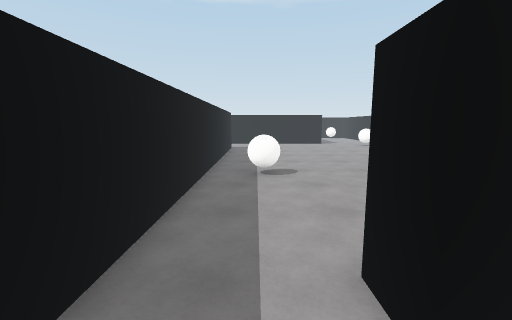
View 1 (above)

22 first-person views from a walk through a Unity game level. The camera is 1.5 m above the floor, tilts 8° down and sees 90° across. The floor is counted in squares, 1 m on a side. Each view is taken from the middle of a square. On the plan, view 1 faces up. The plan holds only what a view shows up to about 13 squares ahead; the rest is blank. The place goes on beyond the plan. The player is left out. Surface patterns are stand-ins for the level's own textures.

View 2
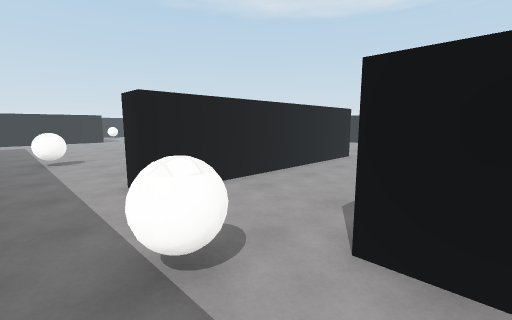

View 3
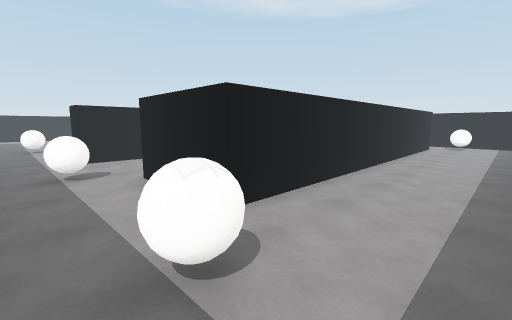

View 4
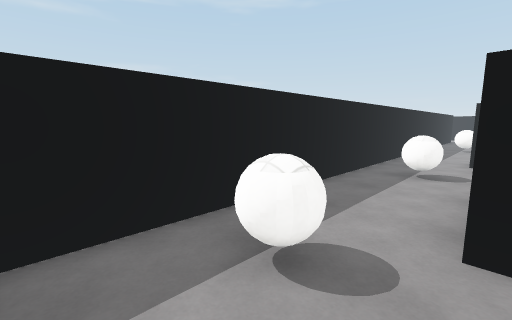

View 5
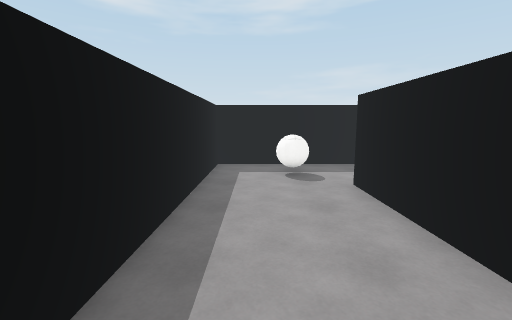

View 6
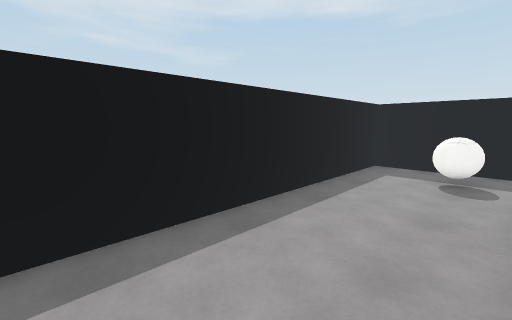

View 7
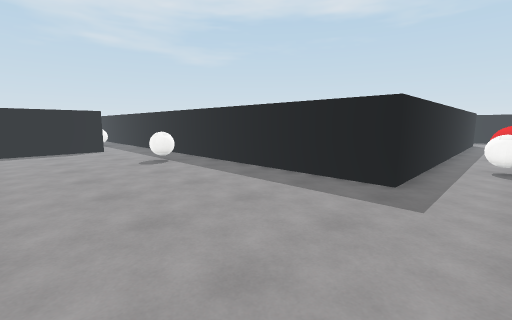

View 8
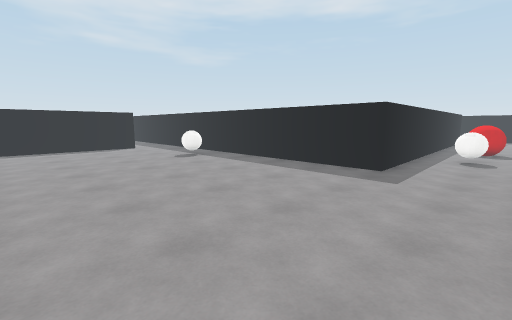

View 9
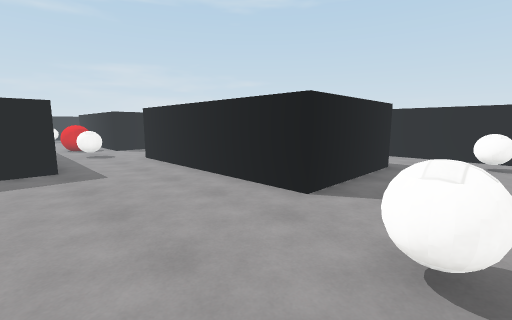

View 10
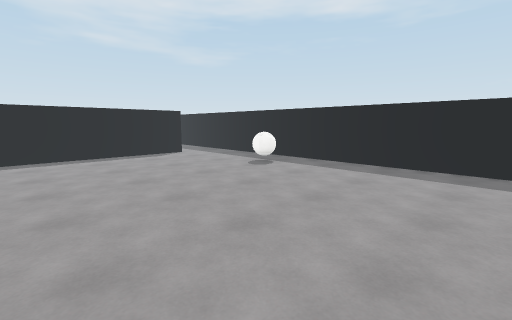

View 11
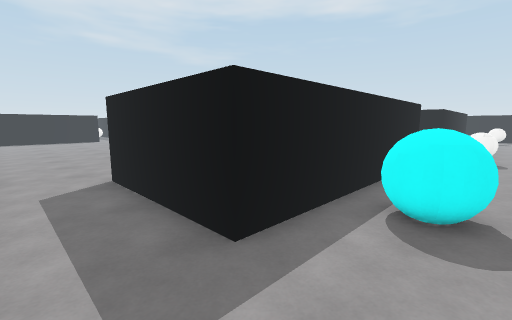

View 12
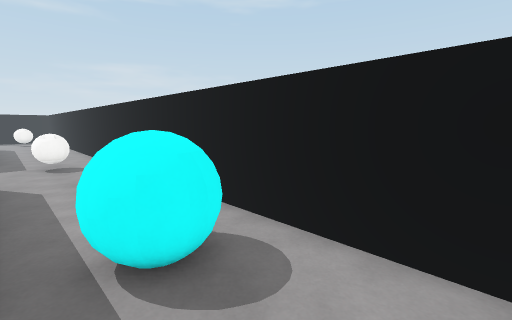

View 13
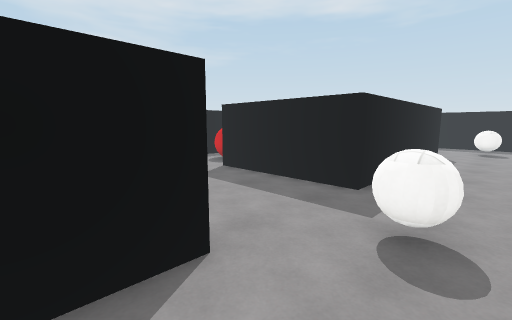

View 14
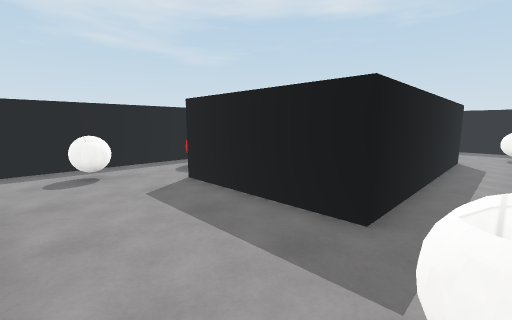

View 15
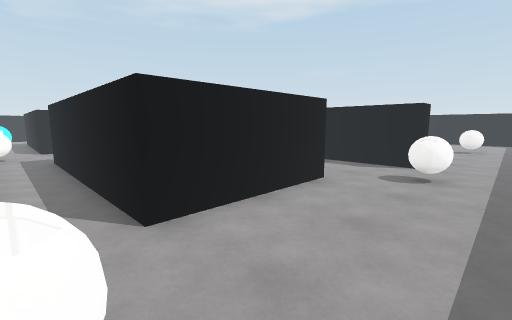

View 16
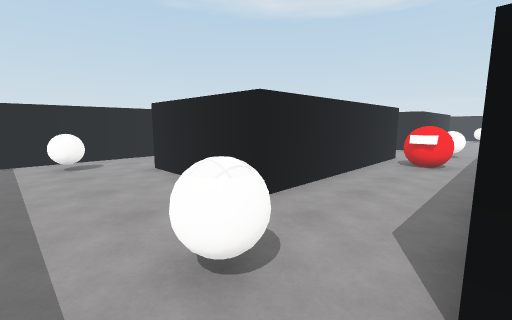

View 17
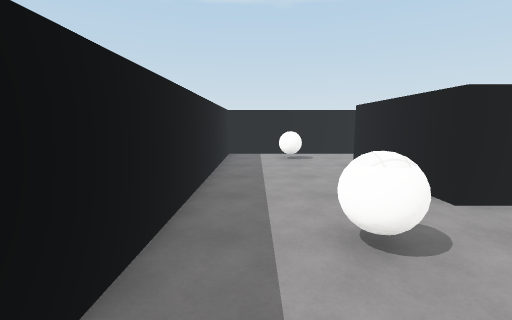

View 18
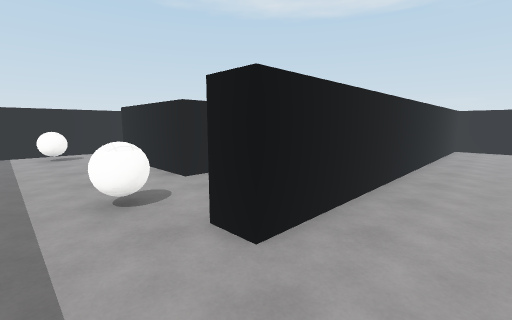

View 19
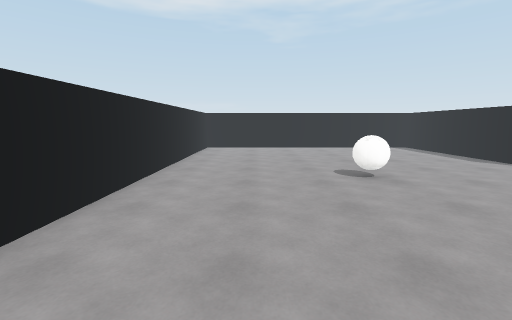

View 20
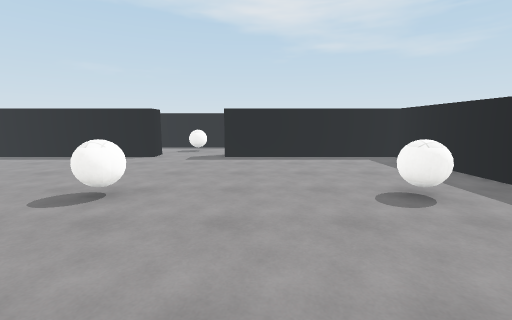

View 21
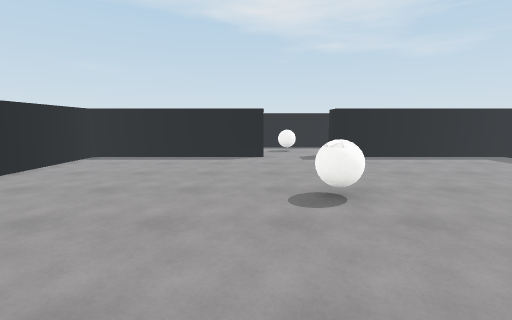

View 22
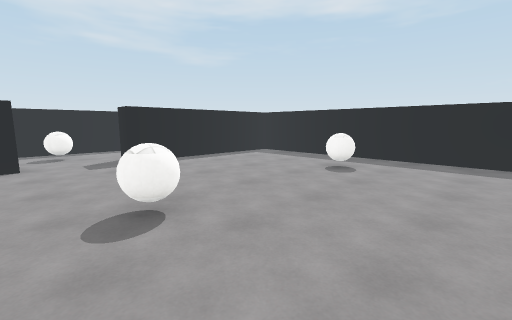

### Floor plan
Points are (right, up) in squares from view 1. A wall is a line through its corners. A room is listed if a view was taken in it or the views show most of it. See-through windows are left out.
Room 1 (views 1, 2, 3, 4, 5, 6)
walls: (8.5, -6.6) (1.7, -6.6) (1.7, -2.8); (-1.5, 2.5) (-1.5, -10.4) (8.1, -10.4); (8.5, 1.3) (1, 1.3) (1, 2.4)
ways out: opening at (-0.5, 1.5) to room 2
objects: other object (0, -8) to (1, -8); other object (0, -2) to (1, -1)
Room 2 (views 7, 8, 9, 10, 11, 12, 13, 14, 15, 16, 17)
walls: (-7.7, 19.6) (-16.3, 19.6) (-16.3, 24.6) (-7.7, 24.6) (-7.7, 19.6); (-3.6, 24.1) (-3.6, 24.6) (5, 24.6) (5, 19.6) (-3.6, 19.6); (-11.8, 16.2) (-1.5, 16.2) (-1.5, 2.5); (-17.8, 15.1) (-17.8, 16.2) (-14.2, 16.2); (2, 2.4) (8.1, 2.4); (8.1, 27.9) (-10.6, 27.9); (-14.9, 27.9) (-21.4, 27.9) (-21.4, 16.1)
ways out: opening at (-0.5, 1.5) to room 1; opening at (-19, 15) to room 3
objects: other object (-19, 18) to (-18, 18); other object (-19, 26) to (-18, 27); other object (-10, 17) to (-9, 19); other object (-6, 18) to (-5, 18); other object (-6, 26) to (-5, 27); other object (0, 7) to (1, 8); other object (1, 26) to (3, 27); other object (7, 17) to (8, 18); other object (7, 26) to (8, 27)
Room 3 (views 18, 19, 20, 21, 22)
walls: (-10.4, 1.2) (-10.4, 2.4) (-2.6, 2.4) (-2.6, 6.6); (-2.6, 13) (-2.6, 14.3); (-21.4, 13.1) (-21.4, 2.4) (-13.6, 2.4) (-13.6, 1.2); (-3.5, 15.1) (-17.8, 15.1)
ways out: opening at (-19, 15) to room 2; opening at (-12, 0)
objects: other object (-19, 8) to (-18, 9); other object (-12, 8) to (-11, 9)

Where each view was taken, in squares from view 1:
view 1: 0 up, 0 right, facing up
view 2: 4 down, 1 left, facing up-right
view 3: 10 down, 1 left, facing up-right
view 4: 10 down, 2 right, facing up-left
view 5: 9 down, 8 right, facing left
view 6: 7 down, 8 right, facing down-left
view 7: 18 up, 5 right, facing down-left
view 8: 19 up, 7 right, facing down-left
view 9: 15 up, 8 right, facing up-left
view 10: 15 up, 8 right, facing down-left
view 11: 27 up, 7 right, facing down-left
view 12: 25 up, 5 right, facing up-left
view 13: 27 up, 2 left, facing down-left
view 14: 26 up, 4 left, facing down-left
view 15: 26 up, 20 left, facing down-right
view 16: 16 up, 20 left, facing up-right
view 17: 15 up, 20 left, facing up
view 18: 13 up, 20 left, facing up-right
view 19: 12 up, 19 left, facing right
view 20: 14 up, 15 left, facing down
view 21: 14 up, 10 left, facing down
view 22: 13 up, 10 left, facing down-left
